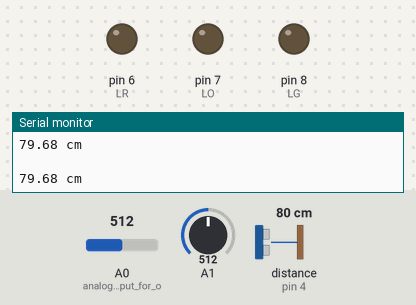
Simulated run of this sketch. Board: Arduino Uno, built with avr-gcc and run on an emulated ATmega328P. On the bench: output pins drawn as LEDs (lit = HIGH), the last lines printed to the serial monitor. Wiring (inferred from the names in the program): ultrasonic range finder: trigger pin 3; echo pin 4. The test bench sets the inputs (shaded band); at power-on: distance to the obstacle (sensor on pin 4) 80 cm, A0 (analog_pin_as_input_for_o) = 512, A1 = 512. The echo pulse lasts 58.3 µs per cm; pins used as bus, display or sensor lines are not drawn.

Above: at 2.9 s.
3.0 s: distance to the obstacle (sensor on pin 4) set to 97 cm
7.3 s: distance to the obstacle (sensor on pin 4) set to 106 cm
At 11.1 s:
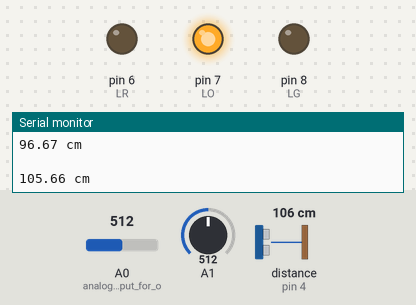
At 16.3 s:
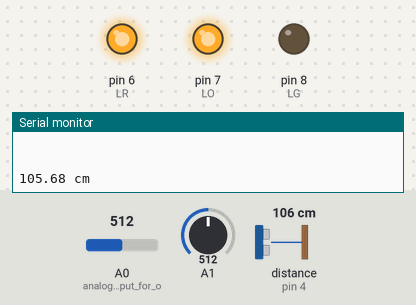
Timing chart, 0 to 23.8 s (numbered marks = the images above; inputs shaded):
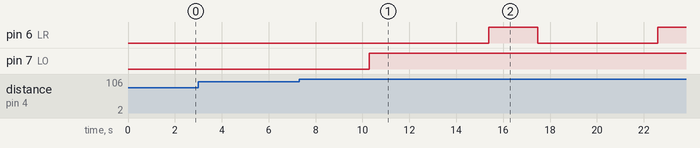

The sketch:

code.ino
```cpp
#include <SoftwareSerial.h>
#define SensorPin A0;  // Oxygen Sensor pin
#define SensorPin A1;
int tp = 3;            // ultrasonic trigger pin
int ep = 4;            // ultrasonic echo pin
int LR = 6;            // LED Red
int LG = 8;            // LED Green
int LO = 7;            // LED Orange
int KEY = 13;          // for stopping the timer

//SoftwareSerial Serial(10, 11); // RX | TX


void setup()
{
        //Serial.begin(4800);   // to send data to serial monitor at 4800 baud rate
        pinMode(LR,OUTPUT);     // LED's to set as ouput
        pinMode(LO,OUTPUT);
        pinMode(LG,OUTPUT);

        pinMode(tp, OUTPUT);    // trigger pin as ouput
        pinMode(ep, INPUT);     // echo pin as input
        pinMode(A1, INPUT);
        analogReference(INTERNAL);
        pinMode(A0, INPUT);     // analog pin as input for oxygen sensor
        pinMode(KEY, INPUT);    // key to stop the timer
        Serial.begin(9600);     // to send data to bluetooth at 9600 baud rate
}

void loop()
{ //float d,o2;
  // to change the name or password code for bluetooth check the bluetooth file

  float d  = dcalc(); //function for distance calculate
 // float o2 = Oxygenperc();   //function for oxygen calculate
 // float Ms = methane();
 delay(2000);

  // To send data to smartphone through Bluetooth
 /*
  if (Serial.available() > 0)
  {
       char rechar = Serial.read(); // To get data from Bluetooth
        if(rechar =='A')      // If Button Clicked For Distance
        {

          Serial.print((int)d);
           delay(500);
        }
        else if(rechar=='O')  // If Button Clicked For Oxygen
        {

           Serial.print((int)o2);
           delay(500);
        }
   }
   */


   // To show the Output on Serial Monitor And LED's

   if (d >180 && d <100  )     // to check if the distance is less than threshold
      {
          Serial.print("The Distance is to low = ");
          Serial.print(d);
         // delay(1000);
          Serial.print(" cm \n");
          digitalWrite(LR, HIGH);
          delay(2000);
          digitalWrite(LO, LOW);
          digitalWrite(LG, LOW);
      }

   else if( d <=180 && d >=100)
      {
          digitalWrite(LR, LOW);
          digitalWrite(LO, HIGH);
          delay(2000);

          Serial.print("The Distance is correct now we can measure the oxygen & Methane \n \n");
          delay(2000);
          float o2 = Oxygenperc();   //function for oxygen calculate
          float Ms = methane();
          if (o2 >= 19.5 && Ms < 399)     // to check if the Oxygen is less than threshold
              {
                  digitalWrite(LG, HIGH);
                 // digitalWrite(LG, LOW);
                  Serial.print("Oxygen Percentage=  ");
                  Serial.print(o2);
                  Serial.print("Methane Value=  ");
                  Serial.print(Ms);
                  Serial.print(" \n");
                  Serial.println("THE MANHOLE IS SAFE FOR OPERATION WORK CAN BE DONE  \n \n");
                  //calltimer();
                  digitalWrite(LR, LOW);
                  delay(5000);
              }

          else if (o2 < 19.5)

          {
                  digitalWrite(LR, HIGH);
                  Serial.print("THe oxygen is too low pls clean the manhole \n \n");
          }
          else if(Ms > 400)
          {       digitalWrite(LR, HIGH);
                  Serial.print("THe methane is too high pls clean the manhole \n \n");
          }

      }
}


void calltimer()
{   /*int x =millis();
    while(KEY == 1);
    long int y =millis();
    y=y-x;
    y=y/(60*1000);
    Serial.println("");
    Serial.println("The time for which the manhole was working was");
    Serial.println(y);


    */
 /* int count=0;
  int minutes=0;
  int OFF = digitalRead(KEY);
  digitalWrite(LO, HIGH);
  digitalWrite(LG, HIGH);
  while(OFF == 0)
  { delay(1000);
    ++count;
    if(count == 60)
    {
      count = 0;
      ++minutes;
      Serial.println(minutes);
      Serial.print(" minutes");
    }
  }
   if(OFF == 1)
   {
    Serial.println("The amount of time the worker was working in the manhole was");
    Serial.println(minutes);
    Serial.println("min");
    }*/
}


float dcalc()
{
    float t, d, h;
    delay(50);
    digitalWrite(tp, LOW);    //  initialize the trigger pin of ultrasonic to 0
    delayMicroseconds(2);

    digitalWrite(tp, HIGH);   // sends an echo for 10 micro seconds on ultrasonic
    delayMicroseconds(10);

    digitalWrite(tp, LOW);    // ends the echo

    t = pulseIn(ep, HIGH);    // senses the echo and sends the time required to gets the pulse

    //d = t*((1 / 2) * 29.2);   // convert the time into distance in centimeters
    h=(t/2)*0.0343;

   // h = d/1000;

    Serial.print(" \n");
    Serial.print(h);          // print the following on serial monitor
    Serial.print(" cm\n");
    return h;
}

float Oxygenperc()
{ delay(1100);
  /*
  pinMode(A0, INPUT_PULLUP);
  delay(100);
  bool True = analogRead(A0) < 100; // If the value is greater that means the oxygen is not connected properly
  float op = 0.0;
  if (True)
  {
      pinMode(A0, INPUT);
      delay(100);
      float mV = analogRead(A0);   // to read the data from oxygen which is in mV
      Serial.print("KE-25 value =");
      Serial.print(mV);
      float op = (mV * 3000 / 992) / 0.6; // this equation can be change d
    Serial.print("Oxygen Percentage=");
    Serial.print(op);
    Serial.print("% \n \n"); }*/

  const float A_REF =1.5e3;
  const float Scalc =(1/0.6);
  float v1;
  float oxy=0.0;
  float v2=0.0;

  v1=analogRead(A0);      // To read the value form the oxugen sensor

  v2=(v1*A_REF)/1024;     // To convert the value in mV and by the graph we can now convert it into percentage

  oxy =v2*Scalc;          /// To convert the mV value in Percentage

    Serial.print("Oxygen Value=");
    Serial.print(oxy,2);
    Serial.print("% \n");
    Serial.print("Oxygem value=");
    Serial.print(v2,2);
    Serial.print("mV    \n \n");

  return oxy;
}

float methane()
{ int Ms = analogRead(A1);
Ms+=10;
Serial.println(Ms);

//  Serial.println(Ms);
  return Ms;
}
```

Measured:
- the behaviour switches between 100 and 101 cm on distance to the obstacle (sensor on pin 4) (found by bisection; images 0 and 1)
- after the input at 7.3 s, pin 6 (LR): LOW → HIGH after 8.1 s, → LOW 2.1 s later, → HIGH 5.1 s later; pin 7 (LO): LOW → HIGH after 3.0 s
